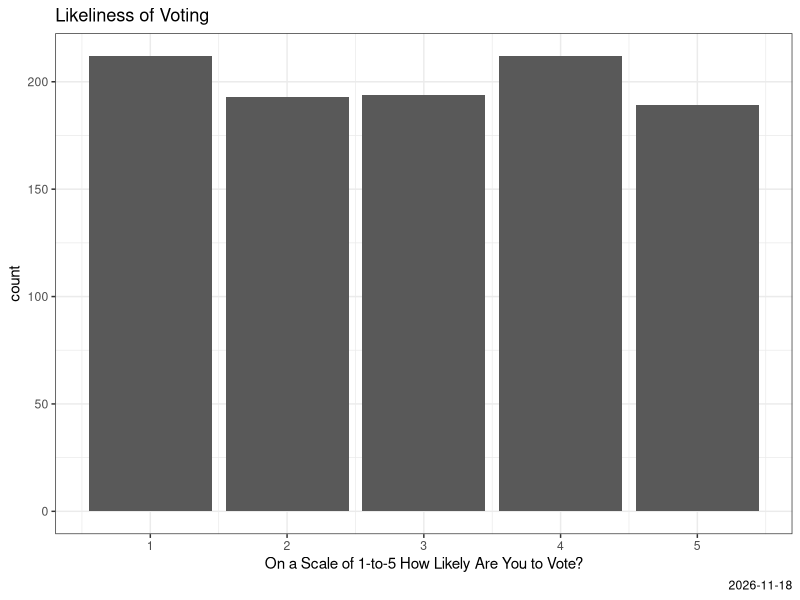
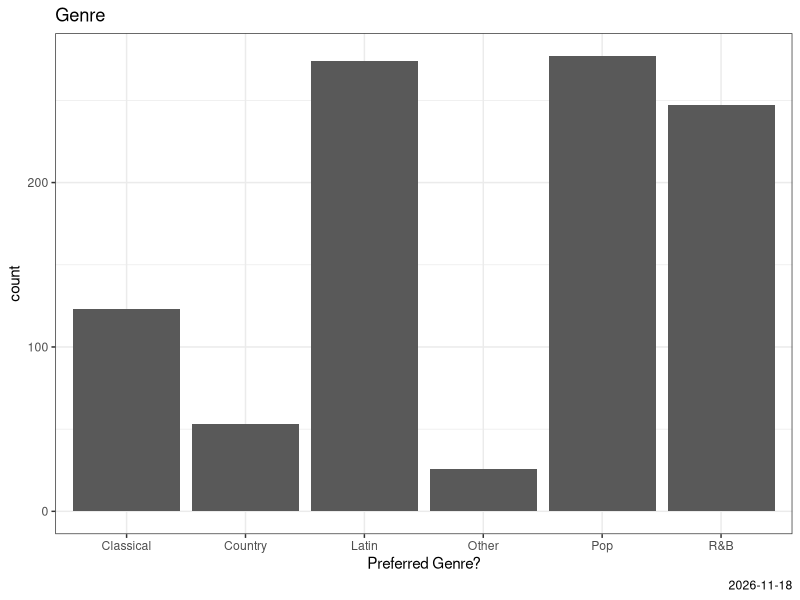
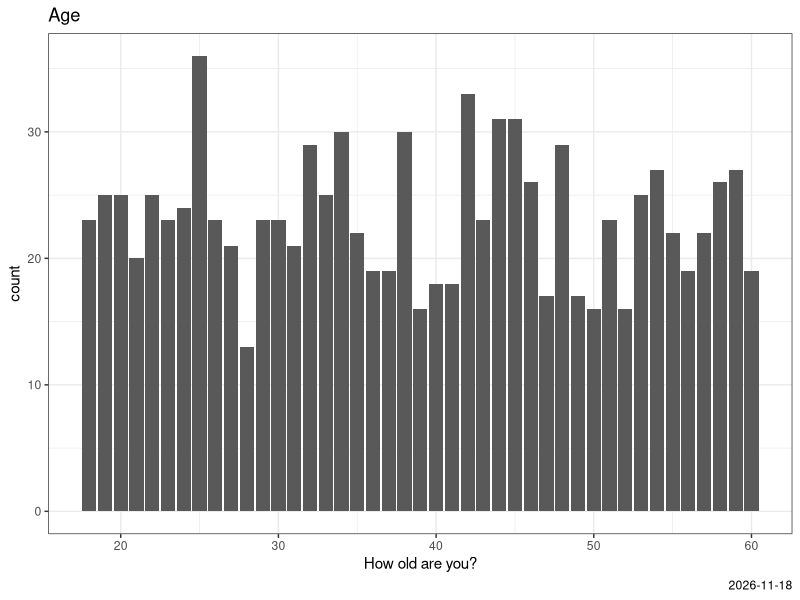
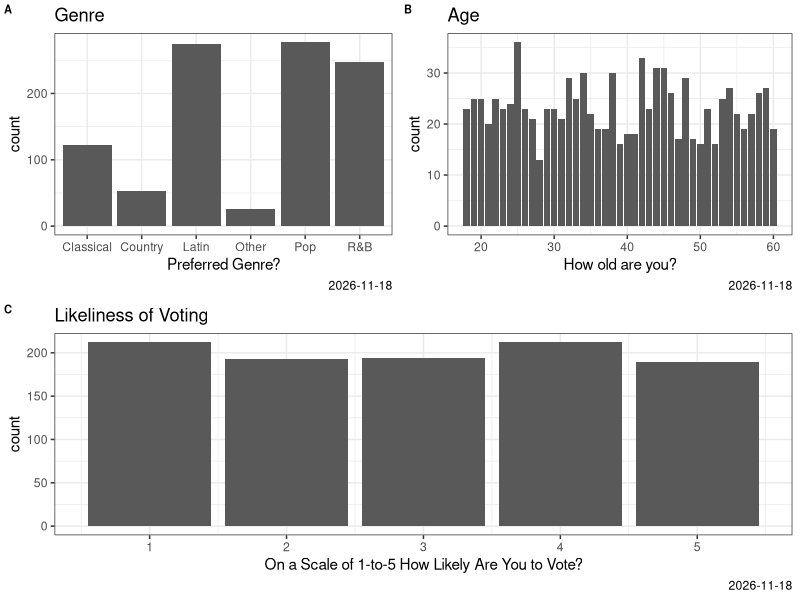

Generate these figures, in order, with R:
## ---- chunk 1
# Assignment 4 Data Vis Hackathon 

# Tamnala - Dohyo Group 
# Sept 27, 2022

rm(list=ls())

library(readr)
N<- read_csv("Sampling Example.csv") 
Voting <- N$`Likeliness you will vote`
Genre <- N$`Music Taste`
Age <- N$Age
Party <- N$`Political Party - Liberal (0)/Conservative (1)`

library(ggplot2)
library(tidyverse)
library(viridis)
library(gridExtra)
library(cowplot)

p1<- ggplot(N,
            aes(x=`Voting`,
            ))+
  geom_bar(position='dodge') +
  scale_colour_brewer(palette = "Set1") +
  theme_bw() +
  labs(x = "On a Scale of 1-to-5 How Likely Are You to Vote?",
       y = "count",
       title = "Likeliness of Voting",
       caption = Sys.Date())
p1
## ---- chunk 2
#2

p2<- ggplot(N,
            aes(x=`Genre`,
            ))+
  geom_bar(position='dodge') +
  scale_colour_brewer(palette = "Set1") +
  theme_bw() +
  labs(x = "Preferred Genre?",
       y = "count",
       title = "Genre",
       caption = Sys.Date())
p2
## ---- chunk 3
p3<- ggplot(N,
            aes(x=`Age`,
            ))+
  geom_bar(position='dodge') +
  scale_colour_brewer(palette = "Set1") +
  theme_bw() +
  labs(x = "How old are you?",
       y = "count",
       title = "Age",
       caption = Sys.Date())
p3



## ---- chunk 4
ggdraw() +
  draw_plot(p2, x = 0, y = .5, width = .5, height = .5) +
  draw_plot(p3, x = .5, y = .5, width = .5, height = .5) +
  draw_plot(p1, x = 0, y = 0, width = 1, height = 0.5) +
  draw_plot_label(label = c("A", "B", "C"), size = 8,
                  x = c(0, 0.5, 0), y = c(1, 1, 0.5))

